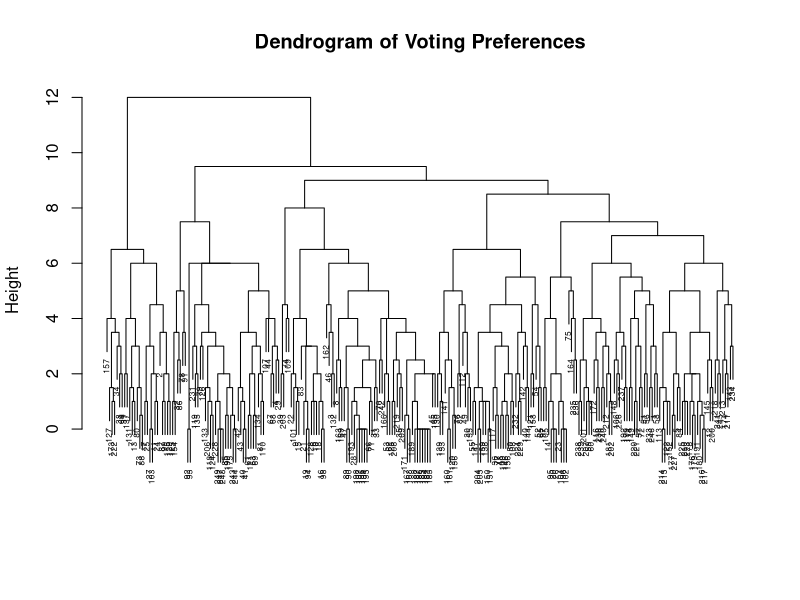
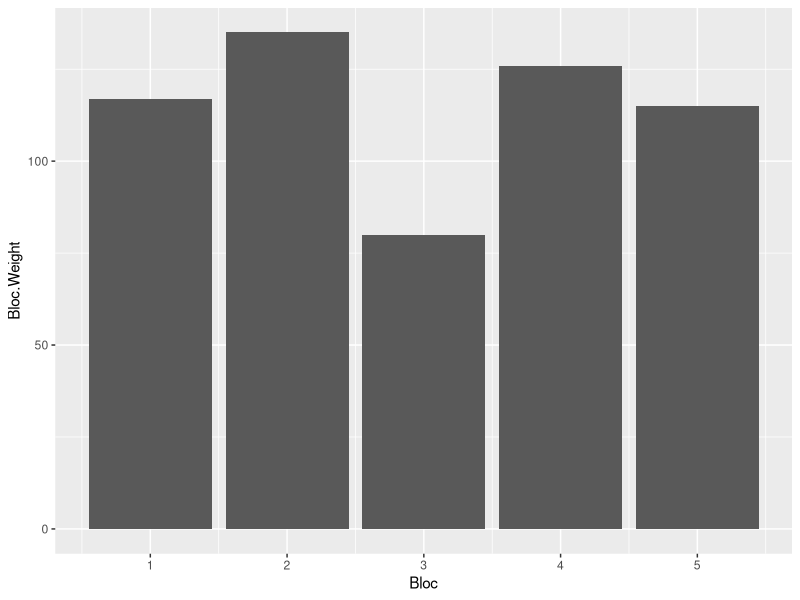
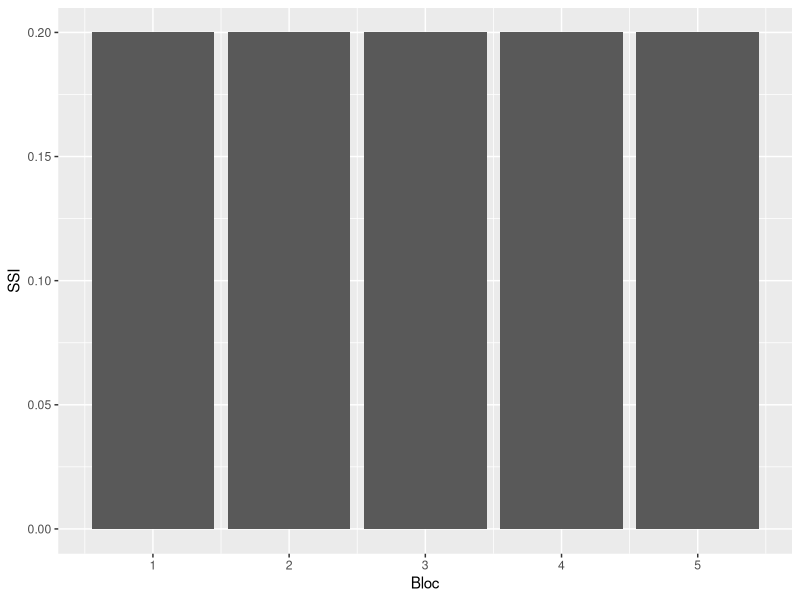
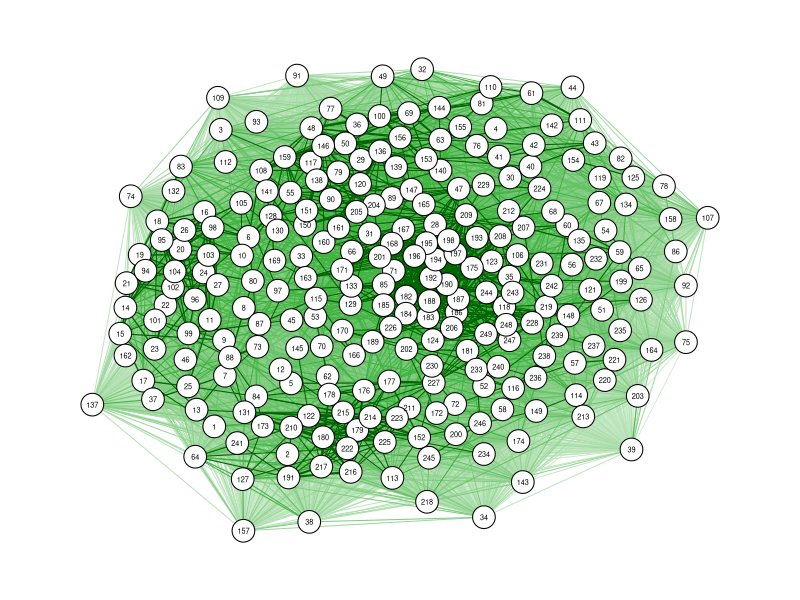

Generate these figures, in order, with R:
## ---- chunk 1
knitr::opts_chunk$set(echo = TRUE)

library(tidyverse)
library(combinat)
library(qgraph)
## ---- chunk 2
votes <- read.csv("votes.csv", colClasses = c("Voter.ID" = "character")) # Voter.ID will be read as a hex number if type is unspecified
## ---- chunk 3
# restrict our attention to proposals not made before 0x824953e27fca1b0dbc0242b82750afbd2efb6b60621a6383674653bc826ef9c8
start_time <- votes %>%
  filter(Proposal.ID == "0x824953e27fca1b0dbc0242b82750afbd2efb6b60621a6383674653bc826ef9c8") %>%
  arrange(Time.Created) %>%
  head(1)
 
start_time <- start_time$Time.Created
v1 <- votes %>%
  filter(Time.Created >= start_time)

# count number of votes cast per voter
v1 <- v1 %>%
  group_by(Voter.ID) %>%
  mutate(N.Votes = n())

length(unique(v1$Voter.ID)) # we have 658  individual voters after this time
length(unique(v1$Proposal.ID)) # and 7 proposals

# and 69 voters who cast at least 4 votes
v1 %>%
  filter(N.Votes >= 4) %>%
  select(Voter.ID) %>%
  unique() %>%
  nrow()

# lets focus on these repeat voters
v1 <- v1 %>%
  filter(N.Votes >= 4) 
## ---- chunk 4
# make a table with rows=voters and cols=proposals, with cell values=how they voted.
proposals <- unique(v1$Proposal.ID)
voters <- unique(v1$Voter.ID)
vot_tab <- data.frame(matrix(nrow = length(voters), ncol= length(proposals)))
colnames(vot_tab) <- proposals
rownames(vot_tab) <- voters

# Note: this code is highly inefficient and could be made much faster.
for(i in 1:nrow(vot_tab)) {
  for(j in 1:ncol(vot_tab)) {
    row <- filter(v1, Voter.ID == voters[i], Proposal.ID == proposals[j])
    if(nrow(row) != 0) {
      vot_tab[i,j] <- row$Choice
    }
  }
}

# make the cols a little nicer
colnames(vot_tab) <- 1:length(proposals)
rownames(vot_tab) <- 1:length(voters)
## ---- chunk 5
vot_tab
## ---- chunk 6
# how many missing values do we have?
na_counts <- rowSums(is.na(vot_tab))
table(na_counts)
mean(na_counts)
## ---- chunk 7
vot_tab[is.na(vot_tab)] <- 1.5

dist <- dist(vot_tab, method = "manhattan")
dist_mat <- as.matrix(dist)
## ---- chunk 8
# Make a voting graph
jpeg('votegraph.jpg', width=1000, height=1000, unit='px')
qgraph(1/dist_mat, layout='spring', vsize=3)
dev.off()
## ---- chunk 9
hc <- hclust(dist, method = "complete")

plot(hc, main = "Dendrogram of Voting Preferences", xlab = "", sub = "",
     cex = 0.5)
## ---- chunk 10
# Cluster the voters into voting "blocs"
hc_clusters <- cutree(hc, 5)
## ---- chunk 11
v2 <- v1 %>%
  add_column(Bloc = NA)

for(i in 1:length(voters)) {
  id <- voters[i]
  rows <- which(v2$Voter.ID == id)
  v2$Bloc[rows] <- hc_clusters[i]
}
## ---- chunk 12
hc_clusters
## ---- chunk 13
# count each Bloc's voting weight, using each voter's max weight
v2 <- v2 %>%
  group_by(Voter.ID) %>%
  mutate(Max.Weight = max(Weight))

bloc_dist <- v2 %>%
  group_by(Bloc, Voter.ID, Max.Weight) %>%
  nest() %>%
  group_by(Bloc) %>%
  summarize(Bloc.Weight = sum(Max.Weight))
## ---- chunk 14
bloc_dist %>% ggplot(aes(x = Bloc, y = Bloc.Weight)) +
  geom_col()
## ---- chunk 15
# compute the gini coefficient of a given distribution
gini <- function(dist) {
  
  # area between Lorenz curve and line of equality
  num <- 0
  for(x in dist) {
    for(y in dist) {
      num <- num + abs(x - y)
    }
  }
  
  # area below line of equality
  denom <- 2*(length(dist))^2*mean(dist)
  
  num/denom
}
## ---- chunk 16
gini(bloc_dist$Bloc.Weight)
## ---- chunk 17
# compute Shapley-Shubik indices for a given distribution 
# params:
#   - dist: a distribution of voting power per voter
#   - thresh: the percentage of votes required to win, e.g. 0.5
ssi <- function(dist, thresh) {
  thresh_num <- ceiling(sum(dist)*thresh) # the number of votes required to win
  index_perm <- permn(1:length(dist)) # all possible voting orders
  ssis <- numeric(length(dist)) # a vector to store the S-S index for each voter
  
  # find the swing for each voting order
  for(order in index_perm) {
    tot_votes <- 0
    i <- 1

    while(tot_votes < thresh_num && i <= length(order)) { # identify the swing or determine that there is none
      tot_votes <- tot_votes + dist[order[i]]
      i <- i + 1
    }
    
    if(tot_votes >= thresh_num) { # increment the S-S index for the correct voter if the measure passed
      ssis[order[i - 1]] <- ssis[order[i - 1]] + 1
    }
  }
  
  ssis
}

# calculate the S-S indices as a probability dist; proportions rather than sums
ssi_prop <- function(dist, thresh) {
  ssis <- ssi(dist,thresh)
  ssis/sum(ssis)
}

bloc_dist$SSI <- ssi_prop(bloc_dist$Bloc.Weight, 0.5)
## ---- chunk 18
bloc_dist %>% ggplot(aes(x = Bloc, y = SSI)) +
  geom_col()
